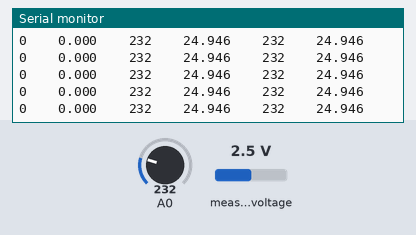
This sketch was run on a simulated Arduino Uno, built with avr-gcc and run on an emulated ATmega328P. Parts: the last lines printed to the serial monitor. The test bench sets the inputs (shaded band); at power-on: A0 = 232, measured voltage 2.5 V.

Above: at 1.3 s.
1.4 s: A0 set to 250
At 1.63 s:
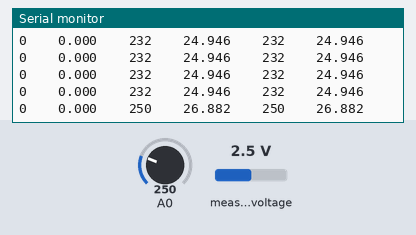
2.9 s: A0 set to 266
At 2.91 s:
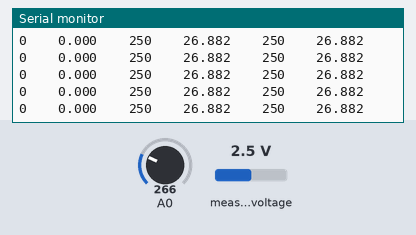
Timing chart, 0 to 5.9 s (numbered marks = the images above; inputs shaded):
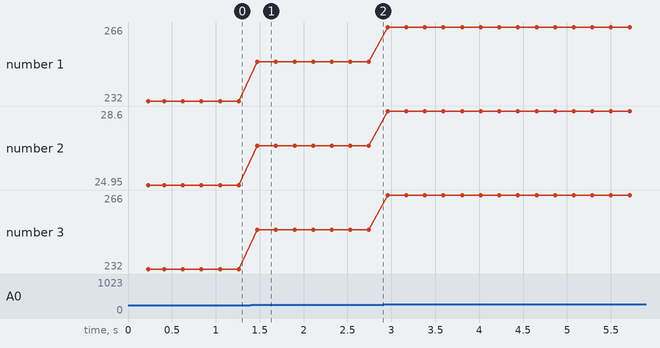

Measured:
- after the input at 1.4 s, the serial monitor: prints a new line after 0.07 s (image 1)
- plotted number 1: 232 → 250 after the input at 1.4 s, 250 → 266 after the input at 2.9 s
- plotted number 2: 24.95 → 26.88 after the input at 1.4 s, 26.88 → 28.6 after the input at 2.9 s
- plotted number 3: 232 → 250 after the input at 1.4 s, 250 → 266 after the input at 2.9 s

The sketch:

ADS1155_LM35_02.ino
```cpp
/********************************************************************************
 * ADS1115_LM35_02 - Comparacao resultado ADS1115 e ADC interno ATmega
 * - conectar a saida do LM35 as entradas A0 do ADS1115 e do Arduino
 * - utilizar a referencia interna no arduino (nano/uno) de 1.1v
 * ------------------------------------------------------------------------------
 * https://github.com/agaelema/ADS1115_and_LM35
 * developed by: Haroldo Amaral - agaelema@gmail.com
 * 2017/11/18 - v 1.0
 ********************************************************************************/

#include <Wire.h>
#include <Adafruit_ADS1015.h>

/* possibilidades/niveis de acordo com a resolução */
#define   ADC_10BIT_MAX   1024
#define   ADC_16BIT_MAX   65536

/* cria instância do ADC */
Adafruit_ADS1115 ads(0x48);

/*
 * Variaveis
 */
float ads_bit_Voltage;
float nano_bit_Voltage_5v0;
float nano_bit_Voltage_1v1;
float lm35_constant;


void setup(void)
{
  /* inicializa a serial */
  Serial.begin(9600);

  /* aguarda a serial estar disponível */
  while (!Serial);

  /* imprime o nome do arquivo com data e hora */
  Serial.println(F("\r\n"__FILE__"\t"__DATE__" "__TIME__));

  /*
   * configura o ganho do PGA interno do ADS1115
   * - Sem configurar ele inicia automaticamente na escala de +/- 6.144V
   * - lembre-se de não exceder os limites de tensao nas entradas
   * - - VDD+0.3v ou GND-0.3v
   */
  ads.setGain(GAIN_TWOTHIRDS);  // 2/3x gain +/- 6.144V  1 bit = 3mV      0.1875mV (default)
//  ads.setGain(GAIN_ONE);        // 1x gain   +/- 4.096V  1 bit = 2mV      0.125mV
//  ads.setGain(GAIN_TWO);        // 2x gain   +/- 2.048V  1 bit = 1mV      0.0625mV
//  ads.setGain(GAIN_FOUR);       // 4x gain   +/- 1.024V  1 bit = 0.5mV    0.03125mV
//  ads.setGain(GAIN_EIGHT);      // 8x gain   +/- 0.512V  1 bit = 0.25mV   0.015625mV
//  ads.setGain(GAIN_SIXTEEN);    // 16x gain  +/- 0.256V  1 bit = 0.125mV  0.0078125mV

  /* inicializa o ADC */
  ads.begin();

  /* modifique este valor de acordo com o ganho selecionado */
  float ads_InputRange = 6.144f;

  /* no range de +-6.144V, 187.502uV/bit */
  ads_bit_Voltage = (ads_InputRange * 2) / (ADC_16BIT_MAX - 1);
  /* range de 0 a 5V em 10 bit, 4.88mV/bit */
  nano_bit_Voltage_5v0 = 5.0f / (ADC_10BIT_MAX - 1);
  /* referencia interna de 1.1V em 10 bit, 1.07mV/bit */
  nano_bit_Voltage_1v1 = 1.1f / (ADC_10BIT_MAX - 1);

  /* LM35 - tensão por grau Celsius - 10mV/oC */
  lm35_constant = 10.0f / 1000;


  /*
   * imprime o valor da tensao por bit
   * - ADS1115 (de acordo com o ganho do PGA)
   * - Arduino Nano/Uno com referencia em Vcc
   * - Arduino Nano/Uno com referencia interna de 1.1V
   */
  Serial.println();
  Serial.print("ADS volt/bit: ");   Serial.print(ads_bit_Voltage * 1000, 4);     Serial.println(" mV/bit");
  Serial.print("Nano volt/bit (5V): ");  Serial.print(nano_bit_Voltage_5v0 * 1000, 4);  Serial.println(" mV/bit");
  Serial.print("Nano volt/bit (1.1V): ");  Serial.print(nano_bit_Voltage_1v1 * 1000, 4);  Serial.println(" mV/bit");
  Serial.println();
  Serial.println();

  /* imprime a primeira linha com identificacao dos dados */
  Serial.println("ADS RAW \tADS Temp. \tNano RAW \tNano Temp. \tNano RAW Avg \tNano Temp. Avg");

  /* seta a referencia interna */
  analogReference(INTERNAL);
}

void loop(void)
{
  /* variaveis apra armazenar o valor RAW do adc */
  int16_t ads_ch0 = 0;
  int16_t nano_ch0_0 = 0;           // usando referencia de Vcc (5V)
  int16_t nano_ch0_1 = 0;           // usando referencia interna (1.1V)
  /* variaveis para armazenar o resultado em tensao */
  float ads_Voltage_ch0 = 0.0f;
  float nano_Voltage_ch0_0 = 0.0f;
  float nano_Voltage_ch0_1 = 0.0f;
  /* variaveis para armazenar a temperatura */
  float ads_Temperature_ch0 = 0.0f;
  float nano_Temperature_ch0_0 = 0.0f;
  float nano_Temperature_ch0_1 = 0.0f;

  /********************************************
   * ADS1115 - 16bit ADC
   * - le o ADC
   * - converter o valor RAW em tensao
   * - calcula a temperatura
   ********************************************/
  ads_ch0 = ads.readADC_SingleEnded(0);
  ads_Voltage_ch0 = ads_ch0 * ads_bit_Voltage;
  ads_Temperature_ch0 = ads_Voltage_ch0 / lm35_constant;

  uint16_t  i;
  /********************************************
   * ATmega328P (Nano/UNO) - 10bit ADC
   * - le o ADC
   * - converter o valor RAW em tensao
   * - calcula a temperatura
   ********************************************/
  nano_ch0_0 = analogRead(0);
  nano_Voltage_ch0_0 = nano_ch0_0 * nano_bit_Voltage_1v1;
  nano_Temperature_ch0_0 = nano_Voltage_ch0_0 / lm35_constant;

  /*
   * calcula a media de N conversoes
   */
  uint16_t repeat = 16;
  for (i = 0; i < repeat; i++)
  {
    nano_ch0_1 += analogRead(0);      // soma N resultados
  }
  nano_ch0_1 /= repeat;               // divide o somatorio
  nano_Voltage_ch0_1 = nano_ch0_1 * nano_bit_Voltage_1v1;
  nano_Temperature_ch0_1 = nano_Voltage_ch0_1 / lm35_constant;

  /* imprime os resultados */
  Serial.print(ads_ch0);    Serial.print("\t\t");   Serial.print(ads_Temperature_ch0, 3);       Serial.print("\t\t");
  Serial.print(nano_ch0_0);   Serial.print("\t\t");   Serial.print(nano_Temperature_ch0_0, 3);  Serial.print("\t\t");
  Serial.print(nano_ch0_1);   Serial.print("\t\t");   Serial.print(nano_Temperature_ch0_1, 3);
  Serial.println();

  delay(200);
}
```
